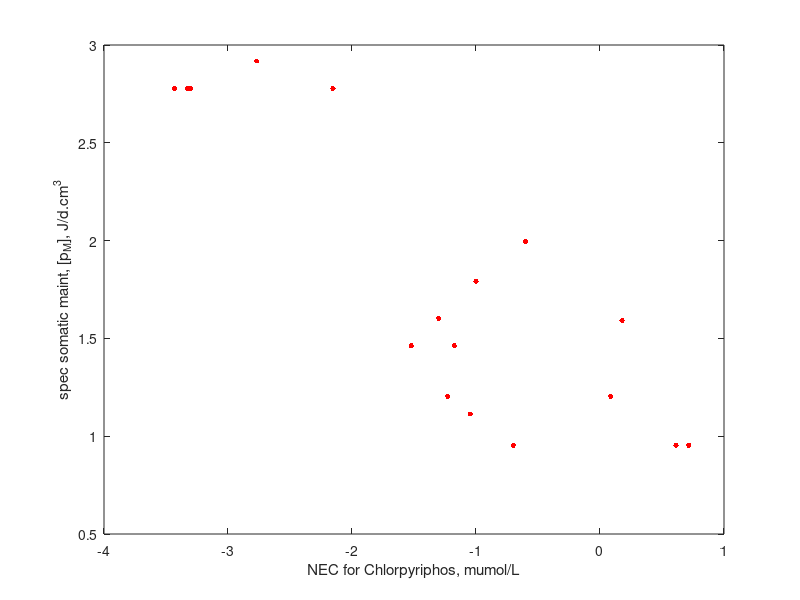

Write the MATLAB code that produced this figure. (Note: this script raises an error after producing the figure.)
function BaasKooy2015_SI(figi)
% Supporting Information for BaasKooy2015
% Title:  Sensitivity of animals to chemical compounds links to metabolic rate
% Authors: Baas & Kooijman
% Journal: Ecotoxicology 24 (2015) 657–663
% DOI: 10.1007/s10646-014-1413-5
% Date: 2023/03/01
% 
% Matlab scripts to generate the figures in the publication
%
% To run the scripts you need
% 1) Matlab (the student version will suffice)
% 2) Download AmPdata from http://www.bio.vu.nl/thb/deb/deblab/add_my_pet/
%    Goto AmPdata in dropdown "COLLECTION", unpack the zip-file, save the 2 .mat-files in a directory, set the path in Matlab to this directory.
% 3) Copy DEBtool from http://www.github.com/add-my-pet/DEBtool_M/ in a directory, set the path in Matlab to this directory.
% 4) Copy AmPtool from http://www.github.com/add-my-pet/AmPtool/ in a directory, set the path in Matlab to this directory.
%
% Set Path in Matlab is in the toolbar of the Command Window of Matlab if full-screen
% Load this script-file in the Matlab Editor
%
% To run the code (here for section 3), open this file in the Matlab Editor and type in the Matlab window: BaasKooy2015_SI(3)
%
% Remarks: 
%  The figures show current AmP data, which might change in time; the results might differ from the publication
%  The scripts call functions read_allStat; the first call to these functions loads the allStat.mat file, which can take some time
%  Click on a marker in the Matlab-figure to see the species name
%  Uncomment "print" to save the Matlab-figure to a png-file
%  Modify selection of taxa and markers by changing the legend (e.g. legend_RSED), see https://add-my-pet.github.io/AmPtool/docs/index.html
%  Allowed names of taxa match the names of the tree nodes at http://www.bio.vu.nl/thb/deb/deblab/add_my_pet/species_tree_Animalia.html

  close all
  
  title = ['animals ', datestr(date,26)];

  if ~exist('figi','var')
    figi = 1:5;
  end
  
  for i=1:length(figi)
 
    switch figi(i)
      case 1 % fig 1a: NEC-pM for Chlorpyriphos
        nm_Chlor = {...
        'Paratya_australiensis'    % +
        'Gammarus_pulex'           % +
        'Macrobachium_lanchesteri' % -
        'Neocaridina_denticulata'  % -
        'Palaemonetes_pugio'       % +
        'Parathelphusinae'         % -
        'Procambarus_clarkia'      % -
        'Gammarus_pseudolimnaeus'  % +
        'Hyalella_azteca'          % +
        'Anguilla_anguilla'        % +
        'Cirhinus_mrigala'         % +
        'Gibelion_catla'           % -
        'Lepomis_cyanellus'        % +
        'Melanotaenia_fluviatilis' % -
        'Oreochromis_mossambicus'  % +
        'Tilapia_guineensis'       % -
        'Ctenopharyngodon_idella'  % +
        'Gambusia_affinis'         % +
        };
    
        NEC_Chlor = [5e-4 5e-4 7e-3 1.22 1.7e-3 5e-2 5.9e-2 4.7e-4 3.7e-4 1.51 4.1 5.21 9e-2 0.2 6.7e-2 3e-2 0.1 0.25]; % mummol/L
        pM_Chlor = [600 600 600 16 828 40 16 600 600 39 9 9 13 9 29 29 62 99];
        
        Hfig = figure;
        val_plot = [log10(NEC_Chlor)',log10(pM_Chlor)']; 
        plot(val_plot(:,1), val_plot(:,2), '.r', 'Markersize',12)

        xlabel('NEC for Chlorpyriphos, mumol/L')
        ylabel('spec somatic maint, [p_M], J/d.cm^3');
        h = datacursormode(Hfig); entries_txt = nm_Chlor; n_entries = length(nm_Chlor);
        for i=1:n_entries; entries_txt{i} = strrep(entries_txt{i}, '_' , ' '); end
        h.UpdateFcn = @(obj, event_obj)xylabels(obj, event_obj, entries_txt, val_plot);
        datacursormode on % mouse click on plot
        %print -r0 -dpng NEC_pM_Chlor.png

      case 2 % fig 1b: NEC-pM for Malathion
        nm_Malat = {...
        'Barytelphusa_cunicularis'     % -
        'Gammarus_pulex'               % +
        'Macrobrachium_lamarrei'       % -
        'Oziotelphusa_senex'           % -
        'Channa_punctata'              % +
        'Cirhinus_mrigala'             % +
        'Lepomis_gibbosus'             % +
        'Puntius_sophore'              % -
        'Dania_rerio'                  % +
        'Cyprinus_carpio'              % +
        'Echinometra_mathaei'          % +
        'Elliptio_icterina'            % -
        'Lampsilis_subangulata'        % -
        'Daphnia_magna'                % +
        'Peltodytus_spec'              % -
        };
    
        NEC_Malat = [1.5 2e-3 3.5 12.6 1.52 3 1.4 2.8 2.8 3 2.3 38 23 1e-3 3]; % mummol/L
        pM_Malat = [40 600 27 40 18 18 13 61 60 61 19 40 29 1400 19];
        
        Hfig = figure;
        val_plot = [log10(NEC_Malat)',log10(pM_Malat)']; 
        plot(val_plot(:,1), val_plot(:,2), '.r', 'Markersize',12)

        xlabel('NEC for Malathion, mumol/L')
        ylabel('spec somatic maint, [p_M], J/d.cm^3');
        h = datacursormode(Hfig); entries_txt = nm_Malat; n_entries = length(nm_Malat);
        for i=1:n_entries; entries_txt{i} = strrep(entries_txt{i}, '_' , ' '); end
        h.UpdateFcn = @(obj, event_obj)xylabels(obj, event_obj, entries_txt, val_plot);
        datacursormode on % mouse click on plot
        %print -r0 -dpng NEC_pM_Malat.png


      case 3 % fig 1c: NEC-pM for Carbofuran
        nm_Carbo = {...
        'Gammarus_pulex'           % +
        'Anabas_testudineus'       % +
        'Heteropneustes_fossilis'  % -
        'Lepomis_cyanellus'        % +
        'Lepidocephalichthys_thermalis' % -
        'Mystus_vittatus'          % -
        'Gambusia_affinis'         % +
        };

        NEC_Carbo = [1.6e-2 4.07 2.4 0.7 6 0.46 2.3]; % mummol/L
        pM_Carbo = [600 20 18 13 8 18 99];
 
        Hfig = figure;
        val_plot = [log10(NEC_Carbo)',log10(pM_Carbo)']; 
        plot(val_plot(:,1), val_plot(:,2), '.r', 'Markersize',12)

        xlabel('NEC for Carbofuran, mumol/L')
        ylabel('spec somatic maint, [p_M], J/d.cm^3');
        h = datacursormode(Hfig); entries_txt = nm_Carbo; n_entries = length(nm_Carbo);
        for i=1:n_entries; entries_txt{i} = strrep(entries_txt{i}, '_' , ' '); end
        h.UpdateFcn = @(obj, event_obj)xylabels(obj, event_obj, entries_txt, val_plot);
        datacursormode on % mouse click on plot
         print -r0 -dpng NEC_pM_Carbo.png

      case 4 % fig 1d: NEC-pM for Carbaryl
        nm_Carba = {...
        'Cancer_magister'              % -
        'Gammarus_pulex'               % +
        'Homarus_americanus'           % +
        'Macrobrachium_dagam'          % -?
        'Macrobrachium_lamarrei'       % -
        'Palaemonetes_kadiakensis'     % -
        'Palaemonetes_pugio'           % +
        'Paratelphusa_jaquemontii'     % -
        'Daphnia_magna'                % +
        'Pontoporeia_hoyi'             % -
        'Procambarus_simulans'         % -
        'Scylla_serrata'               % -
        'Americamysis_bahia'           % +
        'Gammarus_pseudolimnaeus'      % +
        'Barbus_ticto'                 % -
        'Channa_punctata'              % +
        'Estheostoma_lepidum'          % -
        'Pseudosphromenus_dayi'        % - Macropocus_cupanus
        'Nuria_danrica'                % -
        'Scarphirhynchus_platorynchus' % -
        'Ictalurus_punctatus'          % +
        'Lepomis_macrochirus'          % +
        'Menidia_beryllina'            % +
        'Pimephales_promelas'          % +
        'Salvelinus_fontinalis'        % +
        'Cyprinus_carpio'              % +
        'Oncorhynchus_kisutch'         % +
        'Oncorhynchus_mykiss'          % +
        'Carassius_auratus'            % +
        'Etheostoma_rubrum'            % -
        'Corbicula_fluminea'           % +
        };
          
        NEC_Carba = [.82 .11 .1 .16 .11 .42 .108 17.5 .108 .8 11.1 2.3 4.2e-2 3.1e-2 17.9 11.8 8.9 61 55 5.8 61 10.8 7.9 24.8 .23 4.8 2.3 4.3 10.1 9.3 25]; % mummol/L
        pM_Carba = [40 600 27 27 27 828 828 40 1400 600 40 40 600 600  18 18 61 21 61 10 18 13 42 61 83 31 42 83 61 61 28];
        
        Hfig = figure;
        val_plot = [log10(NEC_Carba)',log10(pM_Carba)']; 
        plot(val_plot(:,1), val_plot(:,2), '.r', 'Markersize',12)

        xlabel('NEC for Carbaryl, mumol/L')
        ylabel('spec somatic maint, [p_M], J/d.cm^3');
        h = datacursormode(Hfig); entries_txt = nm_Carba; n_entries = length(nm_Carba);
        for i=1:n_entries; entries_txt{i} = strrep(entries_txt{i}, '_' , ' '); end
        h.UpdateFcn = @(obj, event_obj)xylabels(obj, event_obj, entries_txt, val_plot);
        datacursormode on % mouse click on plot
        %print -r0 -dpng NEC_pM_Carba.png
      
      case 5 % fig 2: Li-pM for RSED
        shstat_options('default');
        [HfigLipM, HlegLipM] = shstat({'L_i', 'p_M'}, legend_RSED, title); 
        
        figure(HfigLipM)
        xlabel('ultimate structural length, _{10}log L_{\infty}, cm')
        ylabel('spec somatic maint rate, _{10}log [p_M], J/d.cm^3')
        %print -r0 -dpng Li_pM.png
        figure(HlegLipM)
        %print -r0 -dpng legend_RSED.png
          
    end
  end
end
